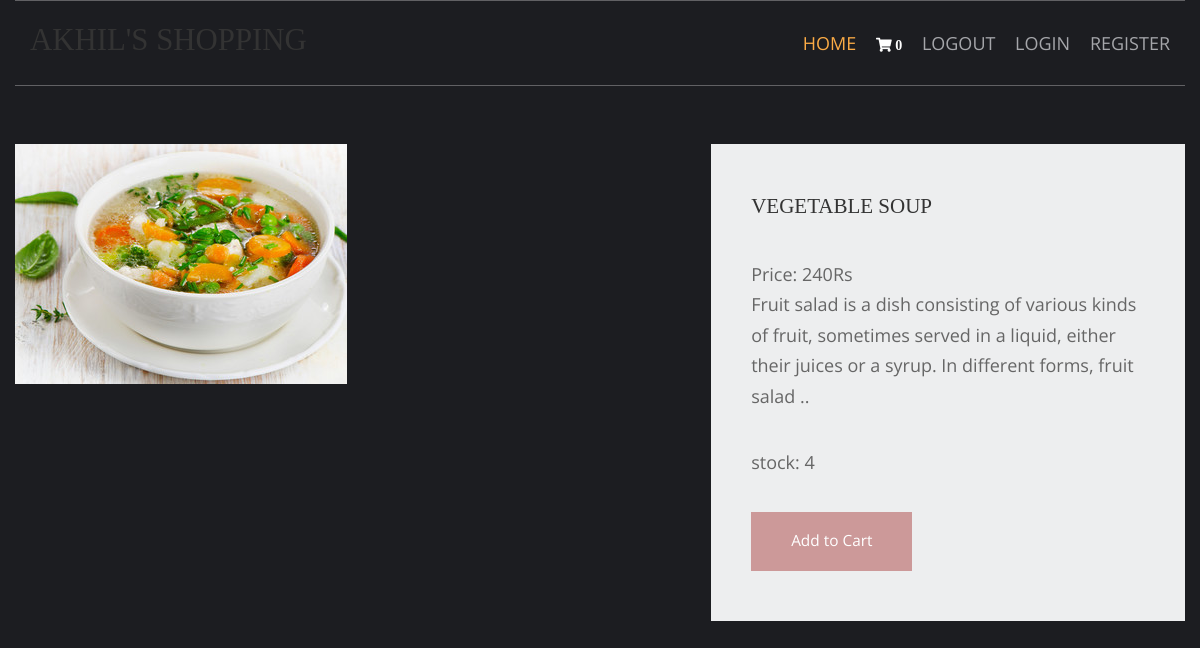
/vegetables-recipe/vegetable-soup, run on the app's committed database.
### shop/models.py (models this page shows, shortened)
class products(models.Model):
    name = models.CharField(max_length=150, unique=True)
    slug = models.SlugField(max_length=250, unique=True)
    img=models.ImageField(upload_to='product')
    desc=models.TextField()
    stock=models.IntegerField()
    available=models.BooleanField()
    price = models.IntegerField()
    category=models.ForeignKey(categ,on_delete=models.CASCADE)

### shop/views.py (the view)
# urls.py: path('<slug:c_slug>/<slug:product_slug>',views.prodDetails,name='details'),
def prodDetails(request, c_slug, product_slug):
    try:
        prod = products.objects.get(category__slug=c_slug, slug=product_slug)
    except Exception as e:
        raise e
    return render(request, "item.html", {'pr': prod})

### cart/context_processor.py (called while the page is built)
def count(request):
    item_count=0
    if 'admin' in request.path:
        return ()
    else:
        try:
            ct=cartlist.objects.filter(cart_id=c_id(request))
            cti=items.objects.all().filter(cart=ct[:1])
            for c in cti:
                item_count+=c.quan
        except cartlist.DoesNotExist:
            item_count=0
        return dict(itc=item_count)

### cart/views.py (called while the page is built)
def c_id(request):
    ct_id = request.session.session_key
    if not ct_id:
        ct_id = request.session.create()
    return ct_id

### templates/item.html (shortened to what this page needs)
{% extends 'base.html' %}
{% load static %}
{% block content %}
<html lang="en">
<head>
    <link href="{% static 'pr/fontawesome/css/all.min.css' %}" rel="stylesheet" />
    <link href="{% static 'pr/css/templatemo-comparto.css' %}" rel="stylesheet" />
</head>
<body>
    <br><br>
        <section class="tm-mb-1" id="about">
            <div class="tm-row tm-about-row">
                <div class="tm-section-1-l">
                    <img src="{{pr.img.url}}" alt="About image" class="tm-img-responsive">
                </div>
                <article class="tm-section-1-r tm-bg-color-8">
                    <h2 class="tm-mb-2 tm-title-color">{{pr.name}}</h2>
                    <p>Price: {{pr.price}}Rs <br>{{pr.desc}}</p>
                    <p>stock: {{pr.stock}}</p>
                    <a href="{% url 'addcart' pr.id %}" class="tm-btn tm-btn-1 tm-link-to-services">Add to Cart</a>
                </article>
            </div>
        </section>
</body>
</html>
{% endblock %}

### static/hm/layout/styles/layout.css (style rules this page uses)
*, *::before, *::after { transition:all .3s ease-in-out; }
body { color:#A5A6AA; background-color:#1C1D21; }
a { color:#FBAB45; }

### static/pr/css/templatemo-comparto.css (style rules this page uses)
*, *::before, *::after { box-sizing: border-box; outline: none; }
ul, h1, h2, h3, h4, p, figure { padding: 0; margin: 0; }
body { font-family: 'Open Sans', Arial, sans-serif; font-size: 18px; overflow-x: hidden; padding-left: 15px; padding-right: 15px; margin: 0; }
h2 { font-size: 1.5rem; }
a { transition: all 0.3s ease; text-decoration: none; }
p { color: #666; line-height: 1.7; margin-bottom: 35px; }
h1, h2, h3, h4, h5, h6 { color: #333; }
.tm-mb-1 { margin-bottom: 20px; }
.tm-mb-2 { margin-bottom: 40px; }
.tm-bg-color-8 { background-color: #EDEEEF; }
.tm-img-responsive { max-width: 100%; height: auto; }
.tm-section-1-l { width: 57.85%; margin-right: 1.65%; }
.tm-section-1-r { padding: 50px 40px; width: 40.5%; }
.tm-row { display: flex; }
.tm-btn { display: inline-block; padding: 15px 40px; font-size: 1.1rem; border: none; background-color: #CC9999; color: white; }
a { color: #666; }

### static/hm/layout/styles/framework.css (style rules this page uses)
html { overflow-y:scroll; overflow-x:hidden; }
html, body { margin:0; padding:0; font-size:14px; line-height:1.6em; }
*, *::before, *::after { box-sizing:border-box; }
a { outline:none; text-decoration:none; }
img { width:auto; max-width:100%; height:auto; margin:0; padding:0; border:none; line-height:normal; vertical-align:middle; }
body, input, textarea, select { font-family:Verdana, Geneva, sans-serif; }
h1, h2, h3, h4, h5, h6, .heading { font-family:Georgia, "Times New Roman", Times, serif; }
::placeholder { opacity:1; }
h1, h2, h3, h4, h5, h6, .heading { margin:0 0 20px 0; font-size:1.4rem; line-height:normal; font-weight:normal; text-transform:uppercase; }
address, article, aside, figcaption, figure, footer, header, main, nav, section { display:block; margin:0; padding:0; }

### data on the page
products: img (picture), name "VEGETABLE SOUP", price "240", desc "Fruit salad is a dish consisting of various kinds of fruit, sometimes served in a liquid, either their juices or a syrup. In different forms, fruit salad ..", stock "4"

### other printed values
{{ itc }} "0"
